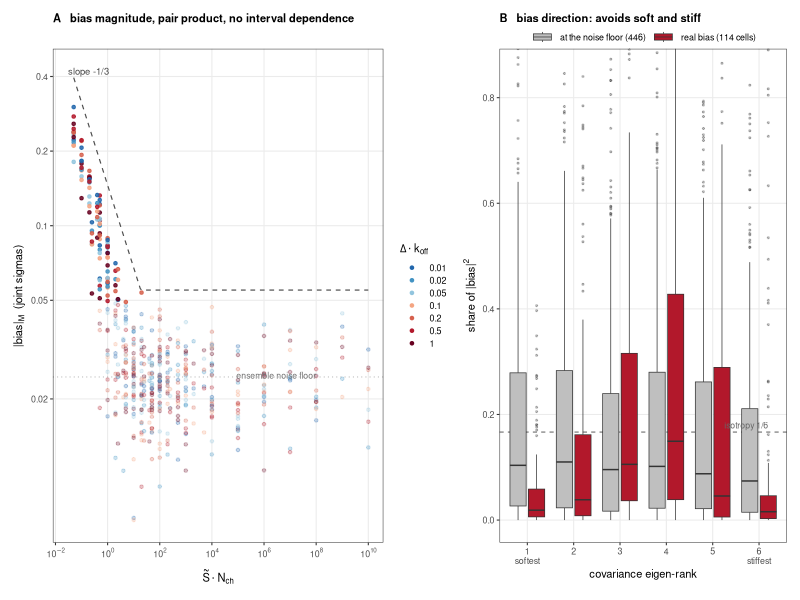
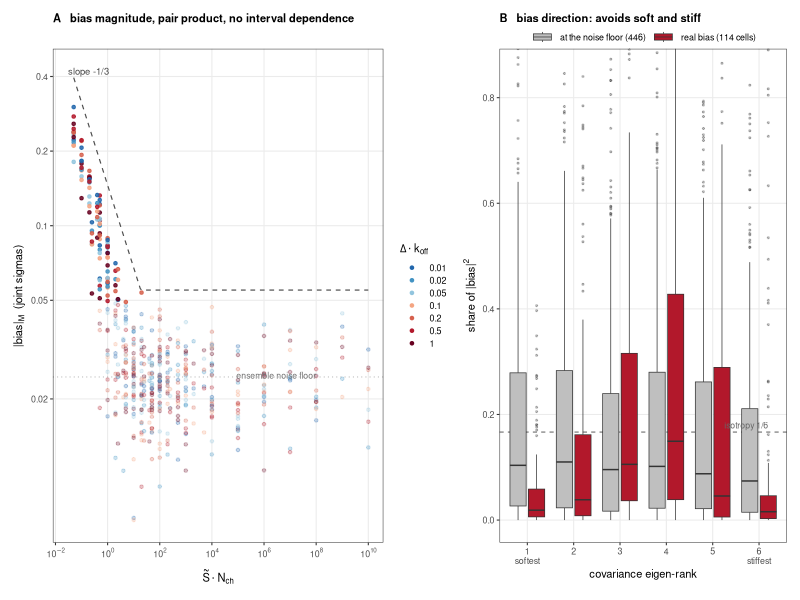

The R source for these figures, in order:
setwd("/home/lmoffatt/Code/macro_dr/macro_dr/projects/eLife_2025/figures/in_progress/ir_reliability_20260828")
# Bias magnitude + anisotropy, mirroring the distortion panels.
# A: Mahalanobis |bias| (joint sigmas) vs S~*Nch (pair product; Delta-independent)
# B: share of |bias|^2 by covariance eigen-rank, real cells vs null reference
suppressPackageStartupMessages({library(dplyr);library(tidyr);library(ggplot2);library(patchwork)})
d <- read.csv("digest/ir_bias_direction.csv") |> mutate(S=0.1*z, x1=S*nch,
   dlab=factor(sprintf("%.2g",interval), levels=sprintf("%.2g",sort(unique(interval)))),
   real = mag > 2*floor)
r <- read.csv("digest/ir_bias_rank.csv") |>
  inner_join(d |> select(nch,z,interval,floor,real), by=c("nch","z","interval"))

cat("median share by eigen-rank (1=softest), real vs null (isotropy 0.167):\n")
tb <- r |> group_by(real,rank) |> summarise(med=round(median(share),3), .groups="drop") |>
      pivot_wider(names_from=rank, values_from=med); print(as.data.frame(tb), row.names=FALSE)

s <- d |> filter(real)
aENV <- max(s$mag * s$x1^(1/3)); cat(sprintf("envelope constant a (slope -1/3): %.3f\n", aENV))
EM <- function(x) pmax(aENV*x^(-1/3), 0.055)
cat("violations mag > envelope:", sum(d$mag > EM(d$x1)), "of", nrow(d), "\n")

COLd <- setNames(colorRampPalette(c("#2166AC","#4393C3","#92C5DE","#F4A582","#D6604D","#B2182B","#67001F"))(nlevels(d$dlab)), levels(d$dlab))
thm <- theme_bw(base_size=8, base_family="Helvetica") +
  theme(plot.title=element_text(size=8, face="bold"), legend.key.height=unit(0.32,"cm"),
        panel.grid.minor=element_blank())
xg <- 10^seq(log10(min(d$x1)), log10(max(d$x1)), length=200)

pA <- ggplot(d, aes(x1, mag, colour=dlab, alpha=real)) +
  geom_line(data=tibble(x1=xg, y=EM(xg)), aes(x1,y), inherit.aes=FALSE,
            linetype="dashed", colour="grey30", linewidth=.4) +
  geom_hline(yintercept=median(d$floor), colour="grey70", linetype="dotted", linewidth=.35) +
  geom_point(size=.9) +
  scale_alpha_manual(values=c(`TRUE`=.85, `FALSE`=.25), guide="none") +
  scale_x_log10(breaks=10^seq(-2,10,2), labels=parse(text=sprintf("10^%d",seq(-2,10,2)))) +
  scale_y_log10(breaks=c(0.02,0.05,0.1,0.2,0.4), labels=c("0.02","0.05","0.1","0.2","0.4")) +
  scale_colour_manual(values=COLd, name=expression(Delta%.%k[off])) +
  annotate("text", x=1e8, y=0.0235, label="ensemble noise floor", size=2.2, colour="grey45", hjust=1, vjust=-0.4) +
  annotate("text", x=3e-2, y=0.42, label="slope -1/3", size=2.4, colour="grey30", hjust=0) +
  labs(title="A   bias magnitude, pair product, no interval dependence",
       x=expression(tilde(S)%.%N[ch]), y=expression("|bias|"[M]~~"(joint sigmas)")) + thm

rr <- r |> mutate(grp=ifelse(real,"real bias (114 cells)","at the noise floor (446)"))
pB <- ggplot(rr, aes(factor(rank), share, fill=grp)) +
  geom_hline(yintercept=1/6, colour="grey40", linetype="dashed", linewidth=.35) +
  geom_boxplot(outlier.size=.4, outlier.alpha=.3, linewidth=.25, width=.7,
               position=position_dodge(.8)) +
  scale_fill_manual(values=c(`real bias (114 cells)`="#B2182B", `at the noise floor (446)`="grey75"), name=NULL) +
  scale_x_discrete(labels=c("1\nsoftest","2","3","4","5","6\nstiffest")) +
  coord_cartesian(ylim=c(0,0.85)) +
  annotate("text", x=6.2, y=1/6, label="isotropy 1/6", size=2.2, colour="grey40", hjust=1, vjust=-0.5) +
  labs(title="B   bias direction: avoids soft and stiff",
       x="covariance eigen-rank", y=expression(share~of~"|bias|"^2)) +
  thm + theme(legend.position="top", legend.margin=margin(0,0,-4,0))

g <- pA + pB + plot_layout(widths=c(1.15,1))
ggsave("figures/Figure_IR_bias_maganiso.pdf", g, width=7.0, height=2.9)
ggsave("figures/Figure_IR_bias_maganiso.png", g, width=7.0, height=2.9, dpi=170)
cat("written figures/Figure_IR_bias_maganiso.{pdf,png}\n")
